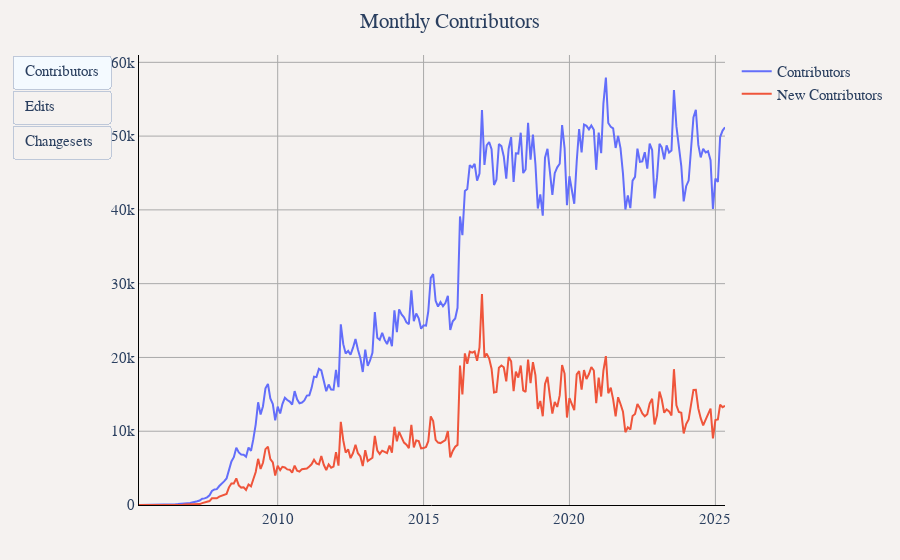

Write notebook code for a chart like this one.
### Markdown cell above
## Contributors/Edits/Changesets each month

### Code cell
df_monthly_contributors = duckdb.sql("""
SELECT 
	CONCAT(year, '-', LPAD(CAST(month as VARCHAR), 2, '0')) as Months,
	COUNT(DISTINCT user_name) as 'Contributors'
FROM '../data_enriched/year=*/month=*/*.parquet'
GROUP BY year, month
ORDER BY year, month
""").df()[:-1]

df_new_contributors_monthly = duckdb.sql("""
WITH user_first_appearance AS (
	SELECT 
		user_name,
		year,
		month,
		ROW_NUMBER() OVER (PARTITION BY user_name ORDER BY year, month) as rn
	FROM (
		SELECT DISTINCT user_name, year, month
		FROM '../data_enriched/year=*/month=*/*.parquet'
	)
),
first_appearances AS (
	SELECT user_name, year, month
	FROM user_first_appearance 
	WHERE rn = 1
),
monthly_new_contributors AS (
	SELECT
		CONCAT(year, '-', LPAD(CAST(month as VARCHAR), 2, '0')) as Months,
		COUNT(DISTINCT user_name) as 'New Contributors'
	FROM first_appearances
	GROUP BY year, month
	ORDER BY year, month
)
FROM monthly_new_contributors
""").df()[:-1]

df_edit_count_monthly = duckdb.sql("""
SELECT
	CONCAT(year, '-', LPAD(CAST(month as VARCHAR), 2, '0')) as months,
	CAST(SUM(edit_count) as BIGINT) as edits
FROM '../data_enriched/year=*/month=*/*.parquet'
GROUP BY year, month
ORDER BY year, month
""").df()[:-1]

df_changeset_count_monthly = duckdb.sql("""
SELECT
	CONCAT(year, '-', LPAD(CAST(month as VARCHAR), 2, '0')) as months,
	CAST(COUNT(*) AS INTEGER) as changesets
FROM '../data_enriched/year=*/month=*/*.parquet'
GROUP BY year, month
ORDER BY year, month
""").df()[:-1]

fig = go.Figure()
buttons = []

fig.add_trace(
    go.Scatter(
        x=df_monthly_contributors.iloc[:, 0], y=df_monthly_contributors.iloc[:, 1], name="Contributors", visible=True
    )
)
fig.add_trace(
    go.Scatter(
        x=df_new_contributors_monthly.iloc[:, 0],
        y=df_new_contributors_monthly.iloc[:, 1],
        name="New Contributors",
        visible=True,
    )
)
buttons.append(
    {
        "label": "Contributors",
        "args": [{"visible": [True, True, False, False]}, {"title.text": "Monthly Contributors"}],
        "method": "update",
    }
)

fig.add_trace(
    go.Scatter(
        x=df_edit_count_monthly.iloc[:, 0],
        y=df_edit_count_monthly.iloc[:, 1],
        name="Edits",
        visible=False,
    )
)
buttons.append(
    {
        "label": "Edits",
        "args": [{"visible": [False, False, True, False]}, {"title.text": "Monthly Edits"}],
        "method": "update",
    }
)

fig.add_trace(
    go.Scatter(
        x=df_changeset_count_monthly.iloc[:, 0],
        y=df_changeset_count_monthly.iloc[:, 1],
        name="Changesets",
        visible=False,
    )
)
buttons.append(
    {
        "label": "Changesets",
        "args": [{"visible": [False, False, False, True]}, {"title.text": "Monthly Changesets"}],
        "method": "update",
    }
)

fig.for_each_trace(lambda trace: trace.update(hovertemplate="%{x}<br>%{y:,} " + trace.name + "<extra></extra>"))
fig.update_layout(
    title="Monthly Contributors",
    updatemenus=[{"type": "buttons", "buttons": buttons}],
    **default_layout,
)

fig.show()

### Figure 1 — Plotly figure (JSON) as saved in the notebook; plotly's stock layout.template omitted (floating-point values rounded to 4 significant figures; data arrays with more than 128 entries replaced by an {"elided": "..."} marker saying what was removed)
{"data": [{"hovertemplate": "%{x}<br>%{y:,} Contributors<extra></extra>", "name": "Contributors", "type": "scatter", "visible": true, "x": {"elided": "242 str values"}, "y": {"elided": "242 int values"}}, {"hovertemplate": "%{x}<br>%{y:,} New Contributors<extra></extra>", "name": "New Contributors", "type": "scatter", "visible": true, "x": {"elided": "242 str values"}, "y": {"elided": "242 int values"}}, {"hovertemplate": "%{x}<br>%{y:,} Edits<extra></extra>", "name": "Edits", "type": "scatter", "visible": false, "x": {"elided": "242 str values"}, "y": {"elided": "242 int values"}}, {"hovertemplate": "%{x}<br>%{y:,} Changesets<extra></extra>", "name": "Changesets", "type": "scatter", "visible": false, "x": {"elided": "242 str values"}, "y": {"elided": "242 int values"}}], "layout": {"font": {"family": "Times", "size": 15}, "margin": {"b": 55, "l": 55, "r": 55, "t": 55}, "paper_bgcolor": "#f5f2f0", "plot_bgcolor": "#f5f2f0", "title": {"text": "Monthly Contributors", "x": 0.5}, "updatemenus": [{"buttons": [{"args": [{"visible": [true, true, false, false]}, {"title.text": "Monthly Contributors"}], "label": "Contributors", "method": "update"}, {"args": [{"visible": [false, false, true, false]}, {"title.text": "Monthly Edits"}], "label": "Edits", "method": "update"}, {"args": [{"visible": [false, false, false, true]}, {"title.text": "Monthly Changesets"}], "label": "Changesets", "method": "update"}], "type": "buttons"}], "xaxis": {"gridcolor": "darkgray", "linecolor": "black", "showgrid": true, "tickcolor": "black", "zerolinecolor": "darkgray"}, "yaxis": {"gridcolor": "darkgray", "linecolor": "black", "rangemode": "tozero", "showgrid": true, "tickcolor": "black", "zerolinecolor": "darkgray"}}}
